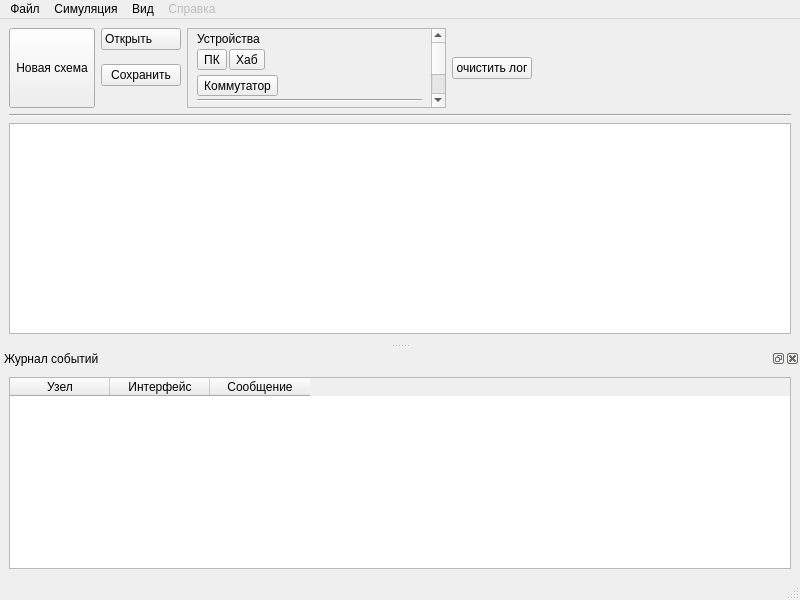
<?xml version="1.0" encoding="UTF-8"?>
<ui version="4.0">
 <class>NSWindow</class>
 <widget class="QMainWindow" name="NSWindow">
  <property name="geometry">
   <rect>
    <x>0</x>
    <y>0</y>
    <width>800</width>
    <height>600</height>
   </rect>
  </property>
  <property name="windowTitle">
   <string>qnetsim</string>
  </property>
  <widget class="QWidget" name="centralwidget">
   <layout class="QVBoxLayout" name="verticalLayout">
    <item>
     <layout class="QHBoxLayout" name="horizontalLayout">
      <property name="sizeConstraint">
       <enum>QLayout::SetDefaultConstraint</enum>
      </property>
      <item>
       <widget class="QToolButton" name="resetButton">
        <property name="sizePolicy">
         <sizepolicy hsizetype="Fixed" vsizetype="Preferred">
          <horstretch>0</horstretch>
          <verstretch>0</verstretch>
         </sizepolicy>
        </property>
        <property name="maximumSize">
         <size>
          <width>16777215</width>
          <height>80</height>
         </size>
        </property>
        <property name="autoFillBackground">
         <bool>false</bool>
        </property>
        <property name="styleSheet">
         <string notr="true"/>
        </property>
        <property name="text">
         <string>Новая схема</string>
        </property>
        <property name="icon">
         <iconset resource="icons.qrc">
          <normaloff>:/svg/res/icons/020-paper.svg</normaloff>:/svg/res/icons/020-paper.svg</iconset>
        </property>
        <property name="iconSize">
         <size>
          <width>48</width>
          <height>48</height>
         </size>
        </property>
        <property name="toolButtonStyle">
         <enum>Qt::ToolButtonTextUnderIcon</enum>
        </property>
       </widget>
      </item>
      <item>
       <layout class="QVBoxLayout" name="verticalLayout_2">
        <property name="sizeConstraint">
         <enum>QLayout::SetDefaultConstraint</enum>
        </property>
        <property name="bottomMargin">
         <number>22</number>
        </property>
        <item alignment="Qt::AlignTop">
         <widget class="QPushButton" name="loadButton">
          <property name="enabled">
           <bool>true</bool>
          </property>
          <property name="sizePolicy">
           <sizepolicy hsizetype="Preferred" vsizetype="Fixed">
            <horstretch>0</horstretch>
            <verstretch>0</verstretch>
           </sizepolicy>
          </property>
          <property name="font">
           <font>
            <kerning>true</kerning>
           </font>
          </property>
          <property name="styleSheet">
           <string notr="true">text-align:left;
padding: 3px;</string>
          </property>
          <property name="text">
           <string>Открыть</string>
          </property>
          <property name="icon">
           <iconset resource="icons.qrc">
            <normaloff>:/svg/res/icons/015-file storage.svg</normaloff>:/svg/res/icons/015-file storage.svg</iconset>
          </property>
         </widget>
        </item>
        <item>
         <widget class="QPushButton" name="saveButton">
          <property name="enabled">
           <bool>true</bool>
          </property>
          <property name="sizePolicy">
           <sizepolicy hsizetype="Fixed" vsizetype="Fixed">
            <horstretch>0</horstretch>
            <verstretch>0</verstretch>
           </sizepolicy>
          </property>
          <property name="text">
           <string>Сохранить</string>
          </property>
          <property name="icon">
           <iconset resource="icons.qrc">
            <normaloff>:/svg/res/icons/007-floppy disk.svg</normaloff>:/svg/res/icons/007-floppy disk.svg</iconset>
          </property>
         </widget>
        </item>
       </layout>
      </item>
      <item>
       <widget class="QWidget" name="widget" native="true">
        <property name="sizePolicy">
         <sizepolicy hsizetype="Expanding" vsizetype="Fixed">
          <horstretch>0</horstretch>
          <verstretch>0</verstretch>
         </sizepolicy>
        </property>
        <property name="maximumSize">
         <size>
          <width>300</width>
          <height>80</height>
         </size>
        </property>
        <layout class="QGridLayout" name="gridLayout">
         <property name="leftMargin">
          <number>0</number>
         </property>
         <property name="topMargin">
          <number>0</number>
         </property>
         <property name="rightMargin">
          <number>0</number>
         </property>
         <property name="bottomMargin">
          <number>0</number>
         </property>
         <property name="spacing">
          <number>2</number>
         </property>
         <item row="0" column="0" alignment="Qt::AlignTop">
          <widget class="QScrollArea" name="scrollArea">
           <property name="sizePolicy">
            <sizepolicy hsizetype="Expanding" vsizetype="Minimum">
             <horstretch>0</horstretch>
             <verstretch>0</verstretch>
            </sizepolicy>
           </property>
           <property name="maximumSize">
            <size>
             <width>300</width>
             <height>200</height>
            </size>
           </property>
           <property name="widgetResizable">
            <bool>true</bool>
           </property>
           <property name="alignment">
            <set>Qt::AlignLeading|Qt::AlignLeft|Qt::AlignTop</set>
           </property>
           <widget class="QWidget" name="scrollAreaWidgetContents">
            <property name="geometry">
             <rect>
              <x>0</x>
              <y>0</y>
              <width>241</width>
              <height>124</height>
             </rect>
            </property>
            <layout class="QGridLayout" name="gridLayout_2">
             <property name="topMargin">
              <number>3</number>
             </property>
             <property name="bottomMargin">
              <number>9</number>
             </property>
             <property name="spacing">
              <number>3</number>
             </property>
             <item row="7" column="0">
              <widget class="QLabel" name="label_2">
               <property name="text">
                <string>Соединители</string>
               </property>
              </widget>
             </item>
             <item row="8" column="0">
              <widget class="GraphicsNodeButton" name="toolButton_3">
               <property name="text">
                <string>Провод</string>
               </property>
               <property name="icon">
                <iconset>
                 <normaloff>res/icons/wire.svg</normaloff>res/icons/wire.svg</iconset>
               </property>
              </widget>
             </item>
             <item row="6" column="0">
              <widget class="Line" name="line_2">
               <property name="orientation">
                <enum>Qt::Horizontal</enum>
               </property>
              </widget>
             </item>
             <item row="0" column="0">
              <widget class="QLabel" name="label">
               <property name="sizePolicy">
                <sizepolicy hsizetype="MinimumExpanding" vsizetype="Fixed">
                 <horstretch>0</horstretch>
                 <verstretch>0</verstretch>
                </sizepolicy>
               </property>
               <property name="text">
                <string>Устройства</string>
               </property>
              </widget>
             </item>
             <item row="3" column="0" alignment="Qt::AlignLeft|Qt::AlignTop">
              <widget class="QWidget" name="widget_2" native="true">
               <layout class="QGridLayout" name="gridLayout_3">
                <property name="leftMargin">
                 <number>0</number>
                </property>
                <property name="topMargin">
                 <number>0</number>
                </property>
                <property name="rightMargin">
                 <number>2</number>
                </property>
                <property name="bottomMargin">
                 <number>2</number>
                </property>
                <property name="spacing">
                 <number>2</number>
                </property>
                <item row="0" column="0">
                 <widget class="GraphicsNodeButton" name="addPCButton">
                  <property name="text">
                   <string>ПК</string>
                  </property>
                  <property name="icon">
                   <iconset resource="icons.qrc">
                    <normaloff>:/svg/res/icons/018-monitor screen.svg</normaloff>:/svg/res/icons/018-monitor screen.svg</iconset>
                  </property>
                  <property name="checked">
                   <bool>false</bool>
                  </property>
                  <property name="toolButtonStyle">
                   <enum>Qt::ToolButtonIconOnly</enum>
                  </property>
                 </widget>
                </item>
                <item row="0" column="1">
                 <widget class="GraphicsNodeButton" name="addHubButton">
                  <property name="text">
                   <string>Хаб</string>
                  </property>
                  <property name="icon">
                   <iconset resource="icons.qrc">
                    <normaloff>:/svg/res/icons/017-hub.svg</normaloff>:/svg/res/icons/017-hub.svg</iconset>
                  </property>
                 </widget>
                </item>
               </layout>
              </widget>
             </item>
             <item row="4" column="0">
              <widget class="GraphicsNodeButton" name="addSwitchButton">
               <property name="text">
                <string>Коммутатор</string>
               </property>
               <property name="icon">
                <iconset resource="icons.qrc">
                 <normaloff>:/svg/res/icons/016-switch.svg</normaloff>:/svg/res/icons/016-switch.svg</iconset>
               </property>
              </widget>
             </item>
            </layout>
           </widget>
          </widget>
         </item>
        </layout>
       </widget>
      </item>
      <item>
       <widget class="QPushButton" name="logClearButton">
        <property name="text">
         <string>очистить лог</string>
        </property>
       </widget>
      </item>
      <item>
       <spacer name="horizontalSpacer">
        <property name="orientation">
         <enum>Qt::Horizontal</enum>
        </property>
        <property name="sizeHint" stdset="0">
         <size>
          <width>40</width>
          <height>10</height>
         </size>
        </property>
       </spacer>
      </item>
     </layout>
    </item>
    <item>
     <widget class="Line" name="line">
      <property name="orientation">
       <enum>Qt::Horizontal</enum>
      </property>
     </widget>
    </item>
    <item>
     <widget class="NSGraphicsView" name="graphicsView">
      <property name="alignment">
       <set>Qt::AlignLeading|Qt::AlignLeft|Qt::AlignTop</set>
      </property>
     </widget>
    </item>
   </layout>
  </widget>
  <widget class="QMenuBar" name="menubar">
   <property name="geometry">
    <rect>
     <x>0</x>
     <y>0</y>
     <width>800</width>
     <height>21</height>
    </rect>
   </property>
   <widget class="QMenu" name="menuFile">
    <property name="title">
     <string>Файл</string>
    </property>
    <addaction name="separator"/>
    <addaction name="actionQuit"/>
   </widget>
   <widget class="QMenu" name="menu">
    <property name="enabled">
     <bool>false</bool>
    </property>
    <property name="title">
     <string>Справка</string>
    </property>
   </widget>
   <widget class="QMenu" name="menuSimulation">
    <property name="title">
     <string>Симуляция</string>
    </property>
    <addaction name="stopSimAction"/>
    <addaction name="toggleStepSimAction"/>
    <addaction name="stepSimAction"/>
   </widget>
   <widget class="QMenu" name="menu_2">
    <property name="title">
     <string>Вид</string>
    </property>
    <addaction name="journalView"/>
   </widget>
   <addaction name="menuFile"/>
   <addaction name="menuSimulation"/>
   <addaction name="menu_2"/>
   <addaction name="menu"/>
  </widget>
  <widget class="QStatusBar" name="statusBar"/>
  <widget class="QDockWidget" name="logDock">
   <property name="sizePolicy">
    <sizepolicy hsizetype="Expanding" vsizetype="Expanding">
     <horstretch>0</horstretch>
     <verstretch>0</verstretch>
    </sizepolicy>
   </property>
   <property name="minimumSize">
    <size>
     <width>89</width>
     <height>200</height>
    </size>
   </property>
   <property name="floating">
    <bool>false</bool>
   </property>
   <property name="allowedAreas">
    <set>Qt::BottomDockWidgetArea</set>
   </property>
   <property name="windowTitle">
    <string>Журнал событий</string>
   </property>
   <attribute name="dockWidgetArea">
    <number>8</number>
   </attribute>
   <widget class="QWidget" name="logDockContents">
    <layout class="QVBoxLayout" name="verticalLayout_3">
     <item>
      <widget class="QTableWidget" name="logTable">
       <property name="columnCount">
        <number>3</number>
       </property>
       <column>
        <property name="text">
         <string>Узел</string>
        </property>
       </column>
       <column>
        <property name="text">
         <string>Интерфейс</string>
        </property>
       </column>
       <column>
        <property name="text">
         <string>Сообщение</string>
        </property>
       </column>
      </widget>
     </item>
    </layout>
   </widget>
  </widget>
  <action name="actionQuit">
   <property name="text">
    <string>&amp;Quit</string>
   </property>
   <property name="shortcut">
    <string>Ctrl+Q</string>
   </property>
  </action>
  <action name="stopSimAction">
   <property name="text">
    <string>Остановить</string>
   </property>
  </action>
  <action name="toggleStepSimAction">
   <property name="checkable">
    <bool>true</bool>
   </property>
   <property name="text">
    <string>Пошаговый режим</string>
   </property>
  </action>
  <action name="stepSimAction">
   <property name="text">
    <string>Шаг</string>
   </property>
   <property name="shortcut">
    <string>F3</string>
   </property>
  </action>
  <action name="pauseSimAction">
   <property name="text">
    <string>Пауза</string>
   </property>
  </action>
  <action name="resumeSimAction">
   <property name="text">
    <string>Продолжить</string>
   </property>
  </action>
  <action name="journalView">
   <property name="checkable">
    <bool>true</bool>
   </property>
   <property name="checked">
    <bool>true</bool>
   </property>
   <property name="text">
    <string>Журнал событий</string>
   </property>
  </action>
 </widget>
 <customwidgets>
  <customwidget>
   <class>NSGraphicsView</class>
   <extends>QGraphicsView</extends>
   <header>nsgraphicsview.h</header>
  </customwidget>
  <customwidget>
   <class>GraphicsNodeButton</class>
   <extends>QToolButton</extends>
   <header>graphicsnodebutton.h</header>
  </customwidget>
 </customwidgets>
 <resources>
  <include location="icons.qrc"/>
 </resources>
 <connections/>
</ui>
